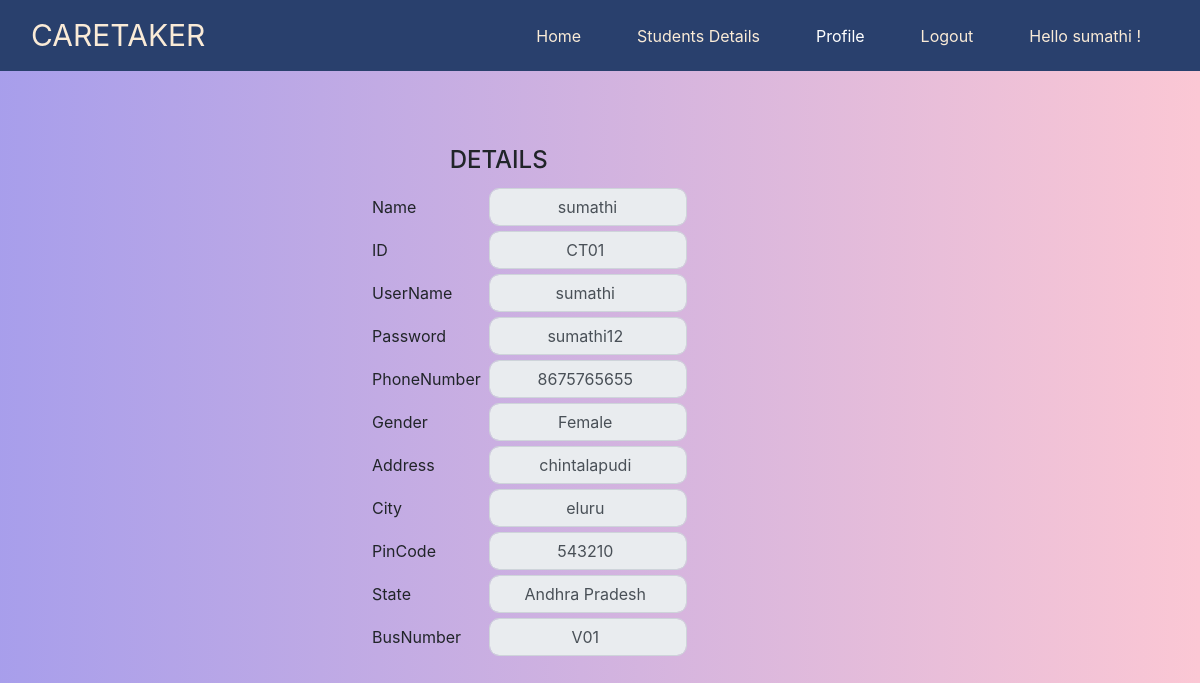
The app's page /CareTaker/profile.php (signed in) with its own data.
### tables this page shows
CREATE TABLE `caretakers` (
  `id` int(11) NOT NULL,
  `ct_id` varchar(15) NOT NULL,
  `ct_name` varchar(50) NOT NULL,
  `ct_username` varchar(15) NOT NULL,
  `ct_password` varchar(20) NOT NULL,
  `ct_phone_number` varchar(10) NOT NULL,
  `ct_gender` varchar(6) NOT NULL,
  `ct_address` varchar(50) NOT NULL,
  `ct_city` varchar(15) NOT NULL,
  `ct_pincode` varchar(6) NOT NULL,
  `ct_state` varchar(20) NOT NULL,
  `ct_bus` varchar(10) DEFAULT NULL
);

### CareTaker/profile.php (the view, shortened to what this page needs)
<?php
	$username = "";
    include "../connection.php";
	if(isset($_SESSION['caretaker'])) {
		$username = $_SESSION['caretaker'];
	}else {
		header('location:../index.html');
	}
    $caretaker_query = "SELECT * FROM caretakers WHERE ct_username = '$username'";
    $execute_caretaker_query = mysqli_query($con, $caretaker_query);
    $caretaker_values = mysqli_fetch_assoc($execute_caretaker_query);
?>
<!DOCTYPE html>
<html lang="en">
    <head>
        <link rel="stylesheet" href="https://maxcdn.bootstrapcdn.com/bootstrap/4.5.2/css/bootstrap.min.css">
        <link rel="stylesheet" href="./static/css/style.css">
		<link rel="stylesheet" href="../nav.css">
    </head>
    <body style="background: linear-gradient(to right, #9796f0 -20%, #fbc7d4 100%);">
		<nav class="navbar navbar-expand-lg navbar-light nav-color">
            <div class="container-fluid">
                <a class="navbar-brand" href="./index.html" style="color:antiquewhite;font-size:30px">
                    CARETAKER
                </a>
                <div class="navbar-collapse collapse w-100 order-3 dual-collapse2" id="navbarNavAltMarkup">
                    <ul class="navbar-nav ml-auto">
                        <li class="nav-item">
                            <a class="nav-item nav-link" href="./index.php" style="color:antiquewhite; margin-left: 20px; margin-right: 20px;">Home</a>
                        </li>
                        <li class="nav-item">
                            <a class="nav-item nav-link" href="./studentDetails.php" style="color:antiquewhite; margin-left: 20px; margin-right: 20px;">Students Details</a>
                        </li>
                        <li class="nav-item">
                            <a class="nav-item nav-link" href="#" style="color:white; margin-left: 20px; margin-right: 20px;">Profile</a>
                        </li>
                        <li class="nav-item">
                            <a class="nav-item nav-link" href="./logout.php" style="color:antiquewhite; margin-left: 20px; margin-right: 20px;">Logout</a>
                        </li>
                        <li class="nav-item">
                            <a class="nav-item nav-link" href="#" style="color:antiquewhite; margin-left: 20px; margin-right: 20px;"><?php echo "Hello " . $username . " !"; ?></a>
                        </li>
                    </ul>
                </div>
            </div>
        </nav>
		<div class="container">
				<div class="row justify-content-center background">
					<form action="" method="POST" class = "form1">
						<div class="form-row align-items-center">
							<div class="col-xs-7 col-sm-7">
								<h4>DETAILS</h4>
							</div>
						</div>
						<div class="form-row align-items-center">
                            <div class="col-sm-3">
                                <label class="col-form-label">Name</label>
                            </div>
                            <div class="col-sm-9">
                                <input class="col-sm-7 form-control" type="text" name="careTakerName" readonly id="" value = "<?php echo $caretaker_values['ct_name']; ?>">
                            </div>
						</div>
                        <div class="form-row align-items-center">
                            <div class="col-sm-3">
                                <label class="col-form-label">ID</label>
                            </div>
                            <div class="col-sm-9">
                                <input class="col-sm-7 form-control" type="text" name="careTakerId" readonly id="" value = "<?php echo $caretaker_values['ct_id']; ?> ">
                            </div>
						</div>
                        <div class="form-row align-items-center">
                            <div class="col-sm-3">
                                <label class="col-form-label">UserName</label>
                            </div>
                            <div class="col-sm-9">
                                <input class="col-sm-7 form-control" type="text" name="careTakerId" readonly  id="" value = "<?php echo $caretaker_values['ct_username']; ?> ">
                            </div>
						</div>
                        <div class="form-row align-items-center">
                            <div class="col-sm-3">
                                <label class="col-form-label">Password</label>
                            </div>
                            <div class="col-sm-9">
                                <input class="col-sm-7 form-control" type="text" name="careTakerId" readonly id="" value = "<?php echo $caretaker_values['ct_password']; ?> ">
                            </div>
						</div>
                        <div class="form-row align-items-center">
                            <div class="col-sm-3">
                                <label class="col-form-label">PhoneNumber</label>
                            </div>
                            <div class="col-sm-9">
                                <input class="col-sm-7 form-control" type="text" name="careTakerNumber" readonly id="" value = "<?php echo $caretaker_values['ct_phone_number']; ?> ">
                            </div>
						</div>
                        <div class="form-row align-items-center">
                            <div class="col-sm-3">
                                <label class="col-form-label">Gender</label>
                            </div>
                            <div class="col-sm-9">
                                <input class="col-sm-7 form-control" type="text" name="careTakerGender" readonly id="" value = "<?php echo $caretaker_values['ct_gender']; ?> ">
                            </div>
						</div>
                        <div class="form-row align-items-center">
                            <div class="col-sm-3">
                                <label class="col-form-label">Address</label>
                            </div>
                            <div class="col-sm-9">
                                <input class="col-sm-7 form-control" type="text" name="careTakerAddress" readonly id="" value = "<?php echo $caretaker_values['ct_address']; ?> ">
                            </div>
						</div>
                        <div class="form-row align-items-center">
                            <div class="col-sm-3">
                                <label class="col-form-label">City</label>
                            </div>
                            <div class="col-sm-9">
                                <input class="col-sm-7 form-control" type="text" name="careTakerCity"  readonly id="" value = "<?php echo $caretaker_values['ct_city']; ?> ">
                            </div>
						</div>
                        <div class="form-row align-items-center">
                            <div class="col-sm-3">
                                <label class="col-form-label">PinCode</label>
                            </div>
                            <div class="col-sm-9">
                                <input class="col-sm-7 form-control" type="text" name="careTakerZipCode" readonly id="" value = "<?php echo $caretaker_values['ct_pincode']; ?> ">
                            </div>
						</div>
                        <div class="form-row align-items-center">
                            <div class="col-sm-3">
                                <label class="col-form-label">State</label>
                            </div>
                            <div class="col-sm-9">
                                <input class="col-sm-7 form-control" type="text" name="careTakerState" readonly id="" value = "<?php echo $caretaker_values['ct_state']; ?> ">
                            </div>
						</div>
                        <div class="form-row align-items-center">
                            <div class="col-sm-3">
                                <label class="col-form-label">BusNumber</label>
                            </div>
                            <div class="col-sm-9">
                                <input class="col-sm-7 form-control" type="text" name="careTakerBus"  readonly id="" value = "<?php echo $caretaker_values['ct_bus']; ?> ">
                            </div>
						</div>
					</form>
				</div>
        </div>
    </body>
</html>

### CareTaker/static/css/style.css (style rules this page uses)
.background { margin-top: 70px; margin-bottom: 30px; }
.form-row { margin-top: 5px; }
.form-control { border-radius: 10px; text-align: center; }
.form1 { width: 40%; }

### nav.css (style rules this page uses)
body { background: linear-gradient(to right, #9796f0 -20%, #fbc7d4 100%); }
nav { background-color:rgb(41, 64, 109); }

### records on screen
caretakers: careTakerName "sumathi", careTakerId "CT01", careTakerId "sumathi", careTakerId "sumathi12", careTakerNumber "8675765655", careTakerGender "Female", careTakerAddress "chintalapudi", careTakerCity "eluru", careTakerZipCode "543210", careTakerState "Andhra Pradesh", careTakerBus "V01"

### other values on screen
$username "sumathi"
